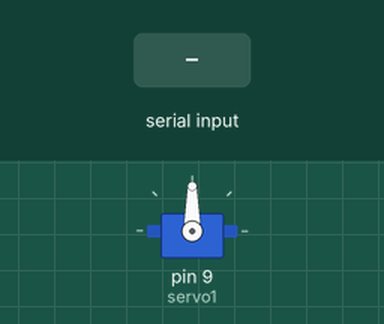
Simulated run of this sketch. Board: Arduino Uno, built with avr-gcc and run on an emulated ATmega328P. Shown: servo. The test bench sets the inputs (shaded band). What the sketch prints to the serial monitor is not drawn.

Above: at 0.9 s.
1.0 s: byte 30 received over Serial
At 2.1 s:
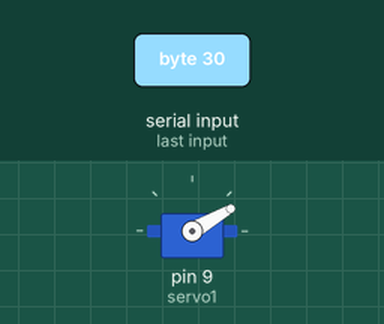
2.5 s: byte 120 received over Serial
At 3.3 s:
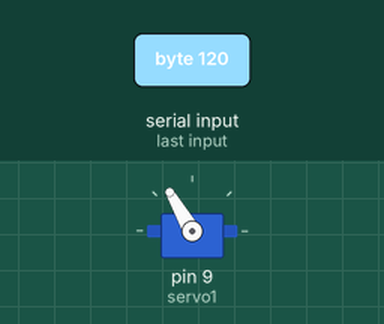
Timing chart, 0 to 5.5 s (numbered marks = the images above; inputs shaded):
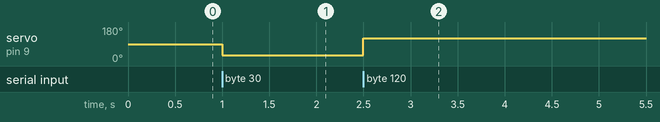

The sketch:

revcomm.ino
```cpp
#include <Servo.h>

Servo servo1;

// Constants
const int ACK  = 0x01;
const int INIT = 0x55;

void setup()
{
  Serial.begin(115200);
  servo1.attach(9);
  init_comm();
}

void init_comm()
{
  while(!Serial.available())
  {
    int init_val = Serial.read();
    if(init_val == INIT)
    {
      Serial.write(ACK);
      break;
    }
  }
}

void loop()
{
  if(Serial.available())
  {
    int new_pos = Serial.read();
    servo1.write(new_pos);
    Serial.write(ACK);
  }
}
```

Measured:
- after the input at 1.0 s, servo on pin 9 (servo1): 90° → 30° at once
- after the input at 2.5 s, servo on pin 9 (servo1): 30° → 120° at once
